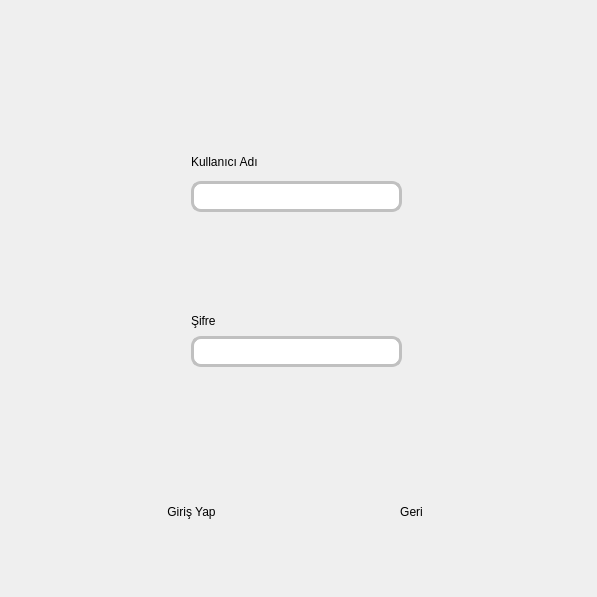
            <widget class="QWidget" name="login_page">
             <layout class="QHBoxLayout" name="horizontalLayout_6">
              <item>
               <widget class="QFrame" name="frame">
                <property name="minimumSize">
                 <size>
                  <width>575</width>
                  <height>575</height>
                 </size>
                </property>
                <property name="maximumSize">
                 <size>
                  <width>575</width>
                  <height>575</height>
                 </size>
                </property>
                <property name="styleSheet">
                 <string notr="true">border: 5px;
border-radius: 125px;
</string>
                </property>
                <property name="frameShape">
                 <enum>QFrame::StyledPanel</enum>
                </property>
                <property name="frameShadow">
                 <enum>QFrame::Raised</enum>
                </property>
                <widget class="QLineEdit" name="nickname_line_login">
                 <property name="geometry">
                  <rect>
                   <x>180</x>
                   <y>170</y>
                   <width>211</width>
                   <height>31</height>
                  </rect>
                 </property>
                 <property name="styleSheet">
                  <string notr="true">font: 12pt &quot;MS Reference Sans Serif&quot;;
border: 2.7px solid  rgb(192, 192, 192);
border-radius: 10px;</string>
                 </property>
                </widget>
                <widget class="QLineEdit" name="passw_line_login">
                 <property name="geometry">
                  <rect>
                   <x>180</x>
                   <y>325</y>
                   <width>211</width>
                   <height>31</height>
                  </rect>
                 </property>
                 <property name="styleSheet">
                  <string notr="true">font: 12pt &quot;MS Reference Sans Serif&quot;;
border: 2.7px solid  rgb(192, 192, 192);
border-radius: 10px;</string>
                 </property>
                </widget>
                <widget class="QPushButton" name="back_button_2">
                 <property name="geometry">
                  <rect>
                   <x>310</x>
                   <y>480</y>
                   <width>181</width>
                   <height>41</height>
                  </rect>
                 </property>
                 <property name="styleSheet">
                  <string notr="true">font: 75 14pt \&quot;MS Shell Dlg 2\&quot;;
color:rgb(255, 255, 255);
background-color: rgb(64, 64, 64);
                                        border-style:outlet;
                                        border-width:2px;
                                        border-radius:10px;
                                        border-color: rgb(255, 255, 255);</string>
                 </property>
                 <property name="text">
                  <string>Geri</string>
                 </property>
                </widget>
                <widget class="QPushButton" name="login_button_2">
                 <property name="geometry">
                  <rect>
                   <x>90</x>
                   <y>480</y>
                   <width>181</width>
                   <height>41</height>
                  </rect>
                 </property>
                 <property name="styleSheet">
                  <string notr="true">font: 75 14pt \&quot;MS Shell Dlg 2\&quot;;
color:rgb(255, 255, 255);
background-color: rgb(64, 64, 64);
                                        border-style:outlet;
                                        border-width:2px;
                                        border-radius:10px;
                                        border-color: rgb(255, 255, 255);</string>
                 </property>
                 <property name="text">
                  <string>Giriş Yap</string>
                 </property>
                </widget>
                <widget class="QLabel" name="label_6">
                 <property name="geometry">
                  <rect>
                   <x>180</x>
                   <y>300</y>
                   <width>51</width>
                   <height>20</height>
                  </rect>
                 </property>
                 <property name="styleSheet">
                  <string notr="true">QLabel {
font: 75 14pt \&quot;MS Shell Dlg 2\&quot;;
color: rgb(255, 255, 255);
}
border-color: rgb(255, 255, 255);
</string>
                 </property>
                 <property name="text">
                  <string>Şifre</string>
                 </property>
                </widget>
                <widget class="QLabel" name="label_7">
                 <property name="geometry">
                  <rect>
                   <x>180</x>
                   <y>140</y>
                   <width>111</width>
                   <height>21</height>
                  </rect>
                 </property>
                 <property name="styleSheet">
                  <string notr="true">QLabel {
font: 75 14pt \&quot;MS Shell Dlg 2\&quot;;
color: rgb(255, 255, 255);
}
border-color: rgb(255, 255, 255);
</string>
                 </property>
                 <property name="text">
                  <string>Kullanıcı Adı</string>
                 </property>
                </widget>
               </widget>
              </item>
             </layout>
            </widget>
